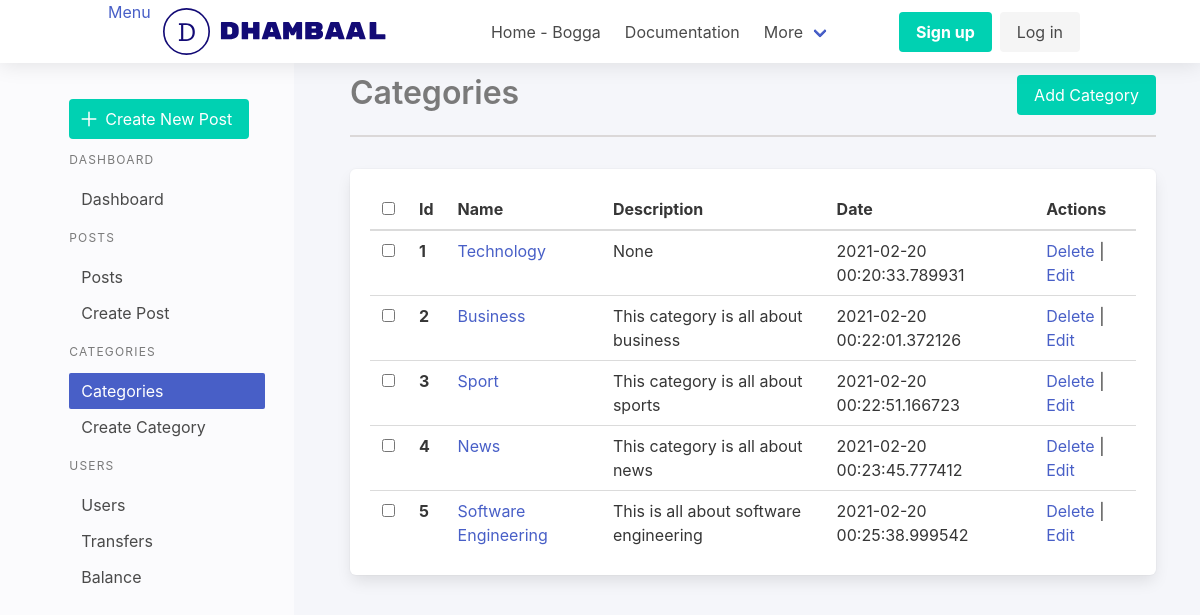
/dashboard/categories, run on the app's committed database.
### app/dashboard/models/category.py (models this page shows, shortened)
@dataclass
class Category(db.Model):
    __name__ = "category"
    id: int = db.Column(db.Integer, nullable=False, primary_key=True)
    name: str = db.Column(db.String(80), nullable=False, unique=True)
    description: str = db.Column(db.Text)
    created_at: datetime = db.Column(
        db.DateTime, nullable=False, default=datetime.utcnow)
    modified_at: datetime = db.Column(
        db.DateTime, nullable=False, default=datetime.utcnow, onupdate=datetime.utcnow)

### app/dashboard/routes.py (the view)
@dashboard.route('/categories')
def categories():
    categories = Category.query.all()
    return render_template("categories/categories.html", categories=categories)

### app/dashboard/templates/categories/categories.html
{% extends 'layout/base.html'%} {%block content%} {% from "macro.html" import
section_heading %}
{{section_heading(title="Categories",link="dashboard.create_category",btn_text="Add
Category")}}
<table class="table box">
  <thead>
    <tr>
      <th><input type="checkbox" /></th>
      <th>Id</th>
      <th>Name</th>
      <th>Description</th>
      <th>Date</th>
      <th>Actions</th>
    </tr>
  </thead>
  <tbody>
    {% for category in categories %}
    <tr>
      <th><input type="checkbox" /></th>
      <th>{{ category.id }}</th>
      <td><a href="#">{{ category.name }}</a></td>
      <td>{{ category.description }}</td>
      <td>{{ category.created_at}}</td>
      <td><a>Delete</a> | <a>Edit</a></td>
    </tr>
    {%endfor%}
  </tbody>
</table>
{%endblock content%}

### app/dashboard/templates/layout/base.html (shortened to what this page needs)
<!DOCTYPE html>
<html lang="en">
<head>
    {% block head %}
    <link rel="stylesheet" href="https://cdn.jsdelivr.net/npm/bulma@0.9.1/css/bulma.min.css">
 <link
    rel="stylesheet"
    href="{{url_for('site.static',filename='css/main.css')}}"/>
    {% endblock %}
</head>
<body>
    {% block header %}
         {% include "layout/header.html" %}
    {% endblock %}
    <div class="columns">
        <div class="column is-one-quarter dashboard-side" id="hide-sidebar">
                    <div class="container">
                        {%include 'layout/side.html'%}
                    </div>
                </div>
                <div class="column dashboard-content">
                {% block content %}{% endblock content%}
                </div>
         </div>
</body>
</html>

### app/dashboard/templates/layout/header.html (shortened to what this page needs)
<nav class="navbar" role="navigation" aria-label="main navigation">
  <div class="container">
    <div class="navbar-brand">
      <a id="sidebar-hide">Menu</a>
      <a class="navbar-item" href="{{url_for('dashboard.index')}}">
      </a>
    </div>
    <div id="nav-links" class="navbar-menu">
      <div class="navbar-start">
        <a class="navbar-item"> Home - Bogga </a>
        <a class="navbar-item"> Documentation </a>
        <div class="navbar-item has-dropdown is-hoverable">
          <a class="navbar-link"> More </a>
        </div>
      </div>
      <div class="navbar-end">
        <div class="navbar-item">
          <div class="buttons">
            <a class="button is-primary" href="#">
              <strong>Sign up</strong>
            </a>
            <a class="button is-light" href="#"> Log in </a>
          </div>
        </div>
      </div>
    </div>
  </div>
</nav>

### app/dashboard/templates/layout/side.html (shortened to what this page needs)
<aside class="menu" id="side-menu">
  <button class="button is-primary">
    <span class="icon">
      <svg
        xmlns="http://www.w3.org/2000/svg"
        class="ionicon"
        viewBox="0 0 512 512"
      >
        <title>Add</title>
        <path
          fill="none"
          stroke="currentColor"
          stroke-linecap="round"
          stroke-linejoin="round"
          stroke-width="32"
          d="M256 112v288M400 256H112"
        />
      </svg>
    </span>
    <span>Create New Post</span>
  </button>
  <p class="menu-label">Dashboard</p>
  <ul class="menu-list">
    <li>
      <a href="{{url_for('dashboard.index')}}" class="is-active">Dashboard</a>
    </li>
  </ul>
  <p class="menu-label">Posts</p>
  <ul class="menu-list">
    <li>
      <a href="{{url_for('dashboard.posts')}}">Posts</a>
    </li>
    <li><a href="{{url_for('dashboard.create_post')}}">Create Post</a></li>
  </ul>
  <p class="menu-label">Categories</p>
  <ul class="menu-list">
    <li><a href="{{url_for('dashboard.categories')}}">Categories</a></li>
    <li>
      <a href="{{url_for('dashboard.create_category')}}">Create Category</a>
    </li>
  </ul>
  <p class="menu-label">Users</p>
  <ul class="menu-list">
    <li><a href="{{url_for('dashboard.users')}}">Users</a></li>
    <li><a>Transfers</a></li>
    <li><a>Balance</a></li>
  </ul>
</aside>

### app/dashboard/templates/macro.html (shortened to what this page needs)
{% macro section_heading(title="Section
Title",link="dashboard.posts",btn_text="Add") %}
<div class="section-heading">
  <h1 class="title is-3 has-text-grey">{{title}}</h1>
  <a class="button is-primary left" href="{{url_for(link)}}">{{btn_text}}</a>
</div>
{% endmacro %}

### app/site/static/css/main.css (style rules this page uses)
* { margin:0; box-sizing: border-box; }
.container { width:85%; }
.navbar { box-shadow: 0 2px 20px rgba(0, 0, 0, 0.1); }
.navbar-brand { margin-right: 5rem; }
.dashboard-side { background:#FBFBFD; padding-left: 4rem; padding-top: 3rem; }
.dashboard-content { background-color: #F5F6FA; padding: 1.5rem 3.5rem; height: 100vh; margin:auto; }
.section-heading { display:flex; border-bottom: 2px solid rgb(219, 216, 216); margin-bottom: 2rem; justify-content: space-between; }

### data on the page
Category: id "1", name "Technology", description "None", created_at "2021-02-20 00:20:33.789931"
Category: id "2", name "Business", description "This category is all about business", created_at "2021-02-20 00:22:01.372126"
Category: id "3", name "Sport", description "This category is all about sports", created_at "2021-02-20 00:22:51.166723"
Category: id "4", name "News", description "This category is all about news", created_at "2021-02-20 00:23:45.777412"
Category: id "5", name "Software Engineering", description "This is all about software engineering", created_at "2021-02-20 00:25:38.999542"

### other printed values
{{ title }} "Categories"
{{ btn_text }} "Add Category"
